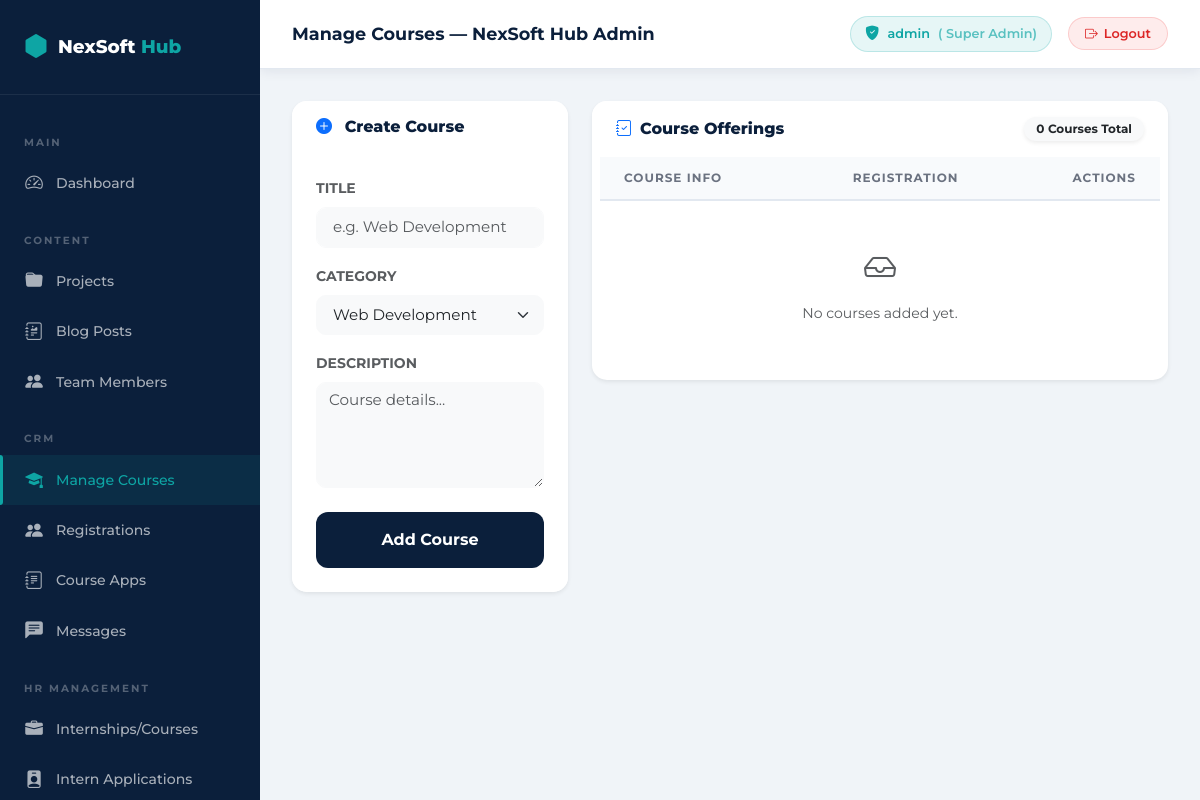
Page /admin/courses.php (signed in) on the earlier database version.
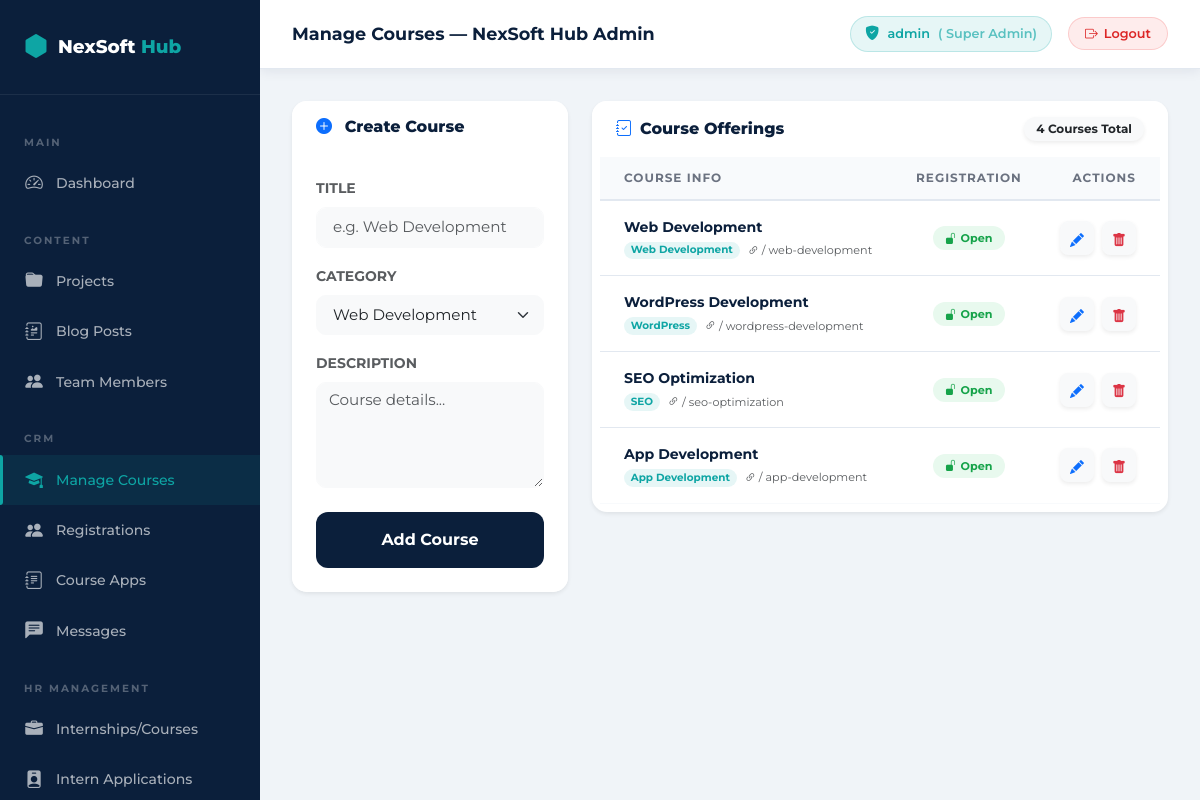
Same page on the later database version.
### tables this page shows
CREATE TABLE IF NOT EXISTS `courses` (
  `id` int(11) NOT NULL AUTO_INCREMENT,
  `title` varchar(255) NOT NULL,
  `category` varchar(100) NOT NULL,
  `description` text DEFAULT NULL,
  `registration_open` tinyint(1) DEFAULT 1,
  `created_at` timestamp NOT NULL DEFAULT CURRENT_TIMESTAMP,
  PRIMARY KEY (`id`)
);

### admin/courses.php (the view, shortened to what the changed rows need)
<?php
$db = getDB();
$courses = $db->query("SELECT * FROM courses ORDER BY created_at DESC")->fetchAll();
require_once __DIR__ . '/layout-header.php';
?>
<div class="row g-4">
    <div class="col-lg-8">
        <div class="admin-card border-0 shadow-sm" style="border-radius: 15px; overflow: hidden; background: white;">
            <div
                class="admin-card-header bg-white border-0 py-3 px-4 d-flex justify-content-between align-items-center">
                <span class="admin-card-title h5 mb-0" style="font-weight: 800; color: #0B1F3B;">
                    <i class="bi bi-journal-check text-primary me-2"></i>Course Offerings
                </span>
                <span class="badge bg-light text-dark shadow-sm"
                    style="font-size: 0.75rem; padding: 6px 12px; border-radius: 50px;">
                    <?php echo count($courses); ?> Courses Total
                </span>
            </div>
            <div class="table-wrap px-2 pb-2">
                <table class="admin-table align-middle">
                    <thead>
                        <tr class="text-muted small fw-bold">
                            <th class="ps-4">COURSE INFO</th>
                            <th class="text-center">REGISTRATION</th>
                            <th class="text-end pe-4">ACTIONS</th>
                        </tr>
                    </thead>
                    <tbody>
                        <?php foreach ($courses as $course): ?>
                        <tr style="border-bottom: 1px solid #f8fafc;">
                            <td class="ps-4 py-3">
                                <div class="fw-bold mb-1" style="color: #0B1F3B;">
                                    <?php echo htmlspecialchars($course['title']); ?>
                                </div>
                                <div class="d-flex align-items-center gap-2">
                                    <span class="badge"
                                        style="background: rgba(14,165,164,0.1); color: #0EA5A4; font-size: 0.65rem; border-radius: 50px;">
                                        <?php echo htmlspecialchars($course['category']); ?>
                                    </span>
                                    <span class="small text-muted" style="font-size: 0.7rem;"><i
                                            class="bi bi-link-45deg"></i> /
                                        <?php echo htmlspecialchars($course['slug'] ?? strtolower(trim(preg_replace('/[^A-Za-z0-9-]+/', '-', $course['title'] ?? '')))); ?>
                                    </span>
                                </div>
                            </td>
                            <td class="text-center">
                                <a href="?action=toggle&id=<?php echo $course['id']; ?>" class="text-decoration-none">
                                    <?php if ($course['registration_open']): ?>
                                    <span class="badge-green rounded-pill"
                                        style="font-size: 0.7rem; padding: 5px 12px;"><i
                                            class="bi bi-unlock-fill me-1"></i>Open</span>
                                    <?php
    else: ?>
                                    <span class="badge-orange rounded-pill"
                                        style="font-size: 0.7rem; padding: 5px 12px;"><i
                                            class="bi bi-lock-fill me-1"></i>Closed</span>
                                    <?php
    endif; ?>
                                </a>
                            </td>
                            <td class="text-end pe-4">
                                <div class="d-flex justify-content-end gap-2">
                                    <a href="?action=edit&id=<?php echo $course['id']; ?>"
                                        class="btn btn-sm btn-light p-2 shadow-sm"
                                        style="border-radius: 8px; width: 34px; height: 34px;"><i
                                            class="bi bi-pencil-fill text-primary"></i></a>
                                    <form method="POST"
                                        onsubmit="return confirm('Deleting this course will also delete all its associated applications. Continue?')"
                                        class="d-inline">
                                        <button type="submit" class="btn btn-sm btn-light p-2 shadow-sm"
                                            style="border-radius: 8px; width: 34px; height: 34px;"><i
                                                class="bi bi-trash-fill text-danger"></i></button>
                                    </form>
                                </div>
                            </td>
                        </tr>
                        <?php
endforeach; ?>
                        <?php if (empty($courses)): ?>
                        <tr>
                            <td colspan="3" class="text-center py-5 text-muted">
                                <i class="bi bi-inbox h2 d-block mb-3"></i>
                                No courses added yet.
                            </td>
                        </tr>
                        <?php
endif; ?>
                    </tbody>
                </table>
            </div>
        </div>
    </div>
</div>
<?php require_once __DIR__ . '/layout-footer.php'; ?>

Differences in the rows shown:
added courses: title "Web Development", category "Web Development", title "web-development", registration_open 1 (drawn)
added courses: title "WordPress Development", category "WordPress", title "wordpress-development", registration_open 1 (drawn)
added courses: title "SEO Optimization", category "SEO", title "seo-optimization", registration_open 1 (drawn), $course['id'] 3 (drawn)
added courses: title "App Development", category "App Development", title "app-development", registration_open 1 (drawn)
Other differences:
count($courses): "0" → "4"
text no longer shown: "No courses added yet."
